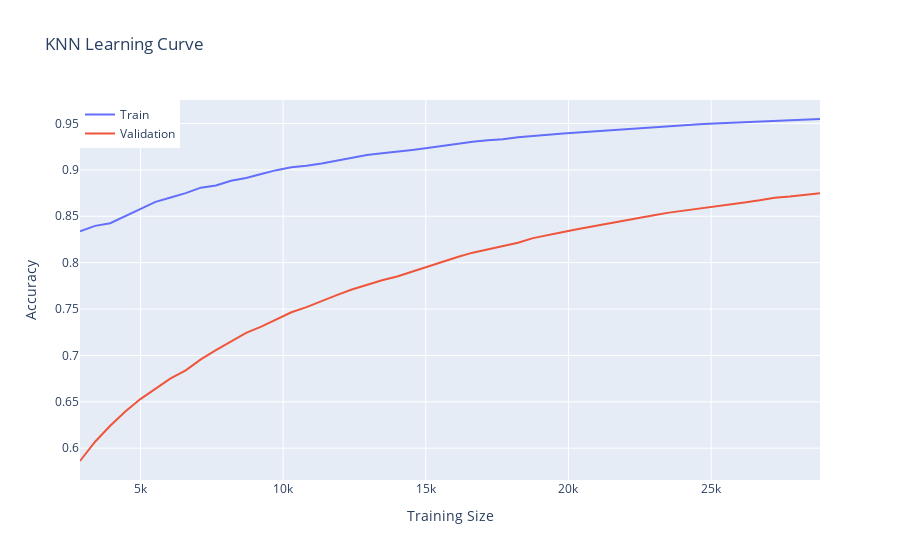

This figure's notebook cell:
### Code cell
# Calculate learning curve
train_sizes, train_scores, valid_scores = learning_curve(
    knn_classifier.best_estimator_,
    X_train,
    y_train,
    train_sizes=np.linspace(0.1, 1, 50),
    cv=5,
    scoring="accuracy",
)

# Calculate mean scores
train_scores_mean = np.mean(train_scores, axis=1)
valid_scores_mean = np.mean(valid_scores, axis=1)

# Create a plotly figure
fig = go.Figure()

# Add train scores
fig.add_trace(
    go.Scatter(x=train_sizes, y=train_scores_mean, mode="lines", name="Train")
)

# Add validation scores
fig.add_trace(
    go.Scatter(
        x=train_sizes, y=valid_scores_mean, mode="lines", name="Validation"
    )
)

# Update layout and display
fig.update_layout(
    title="KNN Learning Curve",
    xaxis_title="Training Size",
    yaxis_title="Accuracy",
    legend=dict(x=0, y=1, traceorder="normal"),
)
fig.show()

### Figure 1 — Plotly figure (JSON) as saved in the notebook; plotly's stock layout.template omitted (floating-point values rounded to 4 significant figures)
{"data": [{"mode": "lines", "name": "Train", "type": "scatter", "x": [2881, 3410, 3940, 4469, 4998, 5527, 6057, 6586, 7115, 7645, 8174, 8703, 9232, 9762, 10291, 10820, 11349, 11879, 12408, 12937, 13467, 13996, 14525, 15054, 15584, 16113, 16642, 17171, 17701, 18230, 18759, 19289, 19818, 20347, 20876, 21406, 21935, 22464, 22993, 23523, 24052, 24581, 25111, 25640, 26169, 26698, 27228, 27757, 28286, 28816], "y": [0.8338, 0.8396, 0.8425, 0.8501, 0.8572, 0.8655, 0.8703, 0.8749, 0.8808, 0.8832, 0.8884, 0.8912, 0.8956, 0.8997, 0.9028, 0.9045, 0.9069, 0.9103, 0.9133, 0.9161, 0.918, 0.9194, 0.9215, 0.9236, 0.9261, 0.9279, 0.9302, 0.932, 0.9331, 0.9351, 0.9369, 0.938, 0.9391, 0.9403, 0.9416, 0.9425, 0.9438, 0.9452, 0.9462, 0.9474, 0.9483, 0.9491, 0.95, 0.9506, 0.9513, 0.9523, 0.9524, 0.953, 0.954, 0.9549]}, {"mode": "lines", "name": "Validation", "type": "scatter", "x": [2881, 3410, 3940, 4469, 4998, 5527, 6057, 6586, 7115, 7645, 8174, 8703, 9232, 9762, 10291, 10820, 11349, 11879, 12408, 12937, 13467, 13996, 14525, 15054, 15584, 16113, 16642, 17171, 17701, 18230, 18759, 19289, 19818, 20347, 20876, 21406, 21935, 22464, 22993, 23523, 24052, 24581, 25111, 25640, 26169, 26698, 27228, 27757, 28286, 28816], "y": [0.5862, 0.607, 0.6242, 0.6396, 0.6529, 0.6645, 0.6752, 0.6839, 0.6957, 0.7057, 0.7149, 0.7243, 0.731, 0.7385, 0.7465, 0.7521, 0.7587, 0.765, 0.7711, 0.7761, 0.7811, 0.7851, 0.7904, 0.7962, 0.8011, 0.8061, 0.8108, 0.8144, 0.8183, 0.8215, 0.8264, 0.8293, 0.8329, 0.8363, 0.8393, 0.8424, 0.8453, 0.8489, 0.8511, 0.8539, 0.856, 0.8581, 0.8601, 0.862, 0.8647, 0.8672, 0.87, 0.8712, 0.8727, 0.8748]}], "layout": {"legend": {"traceorder": "normal", "x": 0, "y": 1}, "title": {"text": "KNN Learning Curve"}, "xaxis": {"title": {"text": "Training Size"}}, "yaxis": {"title": {"text": "Accuracy"}}}}
